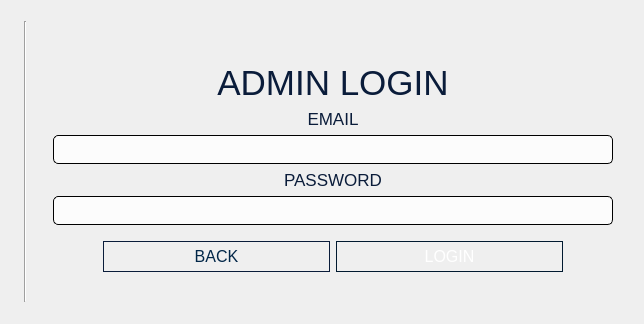
<?xml version="1.0" encoding="UTF-8"?>
<ui version="4.0">
 <class>adminlogin</class>
 <widget class="QDialog" name="adminlogin">
  <property name="geometry">
   <rect>
    <x>0</x>
    <y>0</y>
    <width>644</width>
    <height>324</height>
   </rect>
  </property>
  <property name="sizePolicy">
   <sizepolicy hsizetype="Fixed" vsizetype="Fixed">
    <horstretch>0</horstretch>
    <verstretch>0</verstretch>
   </sizepolicy>
  </property>
  <property name="cursor">
   <cursorShape>ArrowCursor</cursorShape>
  </property>
  <property name="windowTitle">
   <string>PolliTech</string>
  </property>
  <property name="windowIcon">
   <iconset resource="../VVM.qrc">
    <normaloff>:/backgrounds/Smol logo no bg.png</normaloff>:/backgrounds/Smol logo no bg.png</iconset>
  </property>
  <property name="styleSheet">
   <string notr="true">QDialog {
    background: qlineargradient(
        x1: 0, y1: 0,
        x2: 0, y2: 1,
        stop: 0 #f0f0f0,
        stop: 1 #e0e0e0
    );
}</string>
  </property>
  <layout class="QGridLayout" name="gridLayout">
   <item row="0" column="2">
    <layout class="QVBoxLayout" name="verticalLayout_4">
     <property name="sizeConstraint">
      <enum>QLayout::SizeConstraint::SetFixedSize</enum>
     </property>
     <property name="topMargin">
      <number>0</number>
     </property>
     <property name="bottomMargin">
      <number>30</number>
     </property>
     <item alignment="Qt::AlignmentFlag::AlignHCenter|Qt::AlignmentFlag::AlignBottom">
      <widget class="QLabel" name="label_3">
       <property name="styleSheet">
        <string notr="true">QLabel {
	font: 700 9pt &quot;Segoe UI&quot;;
	font-size: 35px;
	color: #0A1C3A;
}</string>
       </property>
       <property name="text">
        <string>ADMIN LOGIN</string>
       </property>
       <property name="alignment">
        <set>Qt::AlignmentFlag::AlignCenter</set>
       </property>
      </widget>
     </item>
     <item>
      <layout class="QVBoxLayout" name="verticalLayout_3">
       <property name="sizeConstraint">
        <enum>QLayout::SizeConstraint::SetFixedSize</enum>
       </property>
       <item>
        <layout class="QVBoxLayout" name="verticalLayout">
         <property name="leftMargin">
          <number>20</number>
         </property>
         <property name="rightMargin">
          <number>20</number>
         </property>
         <item>
          <widget class="QLabel" name="label">
           <property name="sizePolicy">
            <sizepolicy hsizetype="Preferred" vsizetype="Fixed">
             <horstretch>0</horstretch>
             <verstretch>0</verstretch>
            </sizepolicy>
           </property>
           <property name="styleSheet">
            <string notr="true">QLabel {
	font: 600 9pt &quot;Segoe UI&quot;;
	font-size: 17px;
	color: #0A1C3A;
}</string>
           </property>
           <property name="text">
            <string>EMAIL</string>
           </property>
           <property name="alignment">
            <set>Qt::AlignmentFlag::AlignCenter</set>
           </property>
          </widget>
         </item>
         <item>
          <widget class="QLineEdit" name="lineEdit_email">
           <property name="styleSheet">
            <string notr="true">QLineEdit {
background-color: rgba(255,255,255,200);
color: #0A1C3A;
font: 9pt &quot;Segoe UI&quot;;
font-size: 16px;
padding: 3px;
border: 1px solid black;
border-radius: 5px;
}</string>
           </property>
           <property name="alignment">
            <set>Qt::AlignmentFlag::AlignCenter</set>
           </property>
           <property name="clearButtonEnabled">
            <bool>false</bool>
           </property>
          </widget>
         </item>
        </layout>
       </item>
       <item>
        <layout class="QVBoxLayout" name="verticalLayout_2">
         <property name="leftMargin">
          <number>20</number>
         </property>
         <property name="rightMargin">
          <number>20</number>
         </property>
         <item>
          <widget class="QLabel" name="label_2">
           <property name="sizePolicy">
            <sizepolicy hsizetype="Preferred" vsizetype="Fixed">
             <horstretch>0</horstretch>
             <verstretch>0</verstretch>
            </sizepolicy>
           </property>
           <property name="styleSheet">
            <string notr="true">QLabel {
	font: 600 9pt &quot;Segoe UI&quot;;
	font-size: 17px;
	color: #0A1C3A;
}</string>
           </property>
           <property name="text">
            <string>PASSWORD</string>
           </property>
           <property name="alignment">
            <set>Qt::AlignmentFlag::AlignCenter</set>
           </property>
          </widget>
         </item>
         <item>
          <widget class="QLineEdit" name="lineEdit_password">
           <property name="styleSheet">
            <string notr="true">QLineEdit {
background-color: rgba(255,255,255,200);
color: #0A1C3A;
font: 9pt &quot;Segoe UI&quot;;
font-size: 16px;
padding: 3px;
border: 1px solid black;
border-radius: 5px;
}</string>
           </property>
           <property name="alignment">
            <set>Qt::AlignmentFlag::AlignCenter</set>
           </property>
          </widget>
         </item>
        </layout>
       </item>
       <item>
        <layout class="QHBoxLayout" name="horizontalLayout">
         <property name="leftMargin">
          <number>70</number>
         </property>
         <property name="topMargin">
          <number>10</number>
         </property>
         <property name="rightMargin">
          <number>70</number>
         </property>
         <item>
          <widget class="QPushButton" name="BackButton">
           <property name="cursor">
            <cursorShape>PointingHandCursor</cursorShape>
           </property>
           <property name="styleSheet">
            <string notr="true">QPushButton {
    font: 600 9pt &quot;Segoe UI&quot;;
    font-size: 16px;
    color: #012648;

    background-color: qlineargradient(
        x1:0, y1:0, x2:0, y2:1,
        stop:0 rgb(255, 210, 30),
        stop:1 rgb(254, 196, 1)
    );

    border: 1px solid #0A1C3A;
    border-radius: 16px;
    padding: 5px 15px;
}

QPushButton:hover {
    background-color: qlineargradient(
        x1:0, y1:0, x2:0, y2:1,
        stop:0 rgb(255, 225, 90),
        stop:1 rgb(255, 205, 30)
    );
}

QPushButton:pressed {
    background-color: rgb(240, 180, 0);
    padding-top: 6px;
    padding-bottom: 4px;
}

QPushButton:focus {
    outline: none;
    border: 2px solid 	#C49102;
}</string>
           </property>
           <property name="text">
            <string>BACK</string>
           </property>
          </widget>
         </item>
         <item>
          <widget class="QPushButton" name="LoginButton">
           <property name="cursor">
            <cursorShape>PointingHandCursor</cursorShape>
           </property>
           <property name="styleSheet">
            <string notr="true">QPushButton {
    font: 600 9pt &quot;Segoe UI&quot;;
    font-size: 16px;
    color: white;

    background-color: qlineargradient(
        x1:0, y1:0, x2:0, y2:1,
        stop:0 rgb(1, 120, 200),
        stop:1 rgb(1, 100, 182)
    );

    border: 1px solid rgb(1, 26, 48);
    border-radius: 16px;
    padding: 5px 15px;
}

QPushButton:hover {
    background-color: qlineargradient(
        x1:0, y1:0, x2:0, y2:1,
        stop:0 rgb(30, 145, 220),
        stop:1 rgb(0, 90, 165)
    );
}

QPushButton:pressed {
    background-color: rgb(0, 75, 140);
    padding-top: 6px;
    padding-bottom: 4px;
}

QPushButton:focus {
    outline: none;
    border: 2px solid #0A1C3A;
}</string>
           </property>
           <property name="text">
            <string>LOGIN</string>
           </property>
          </widget>
         </item>
        </layout>
       </item>
      </layout>
     </item>
    </layout>
   </item>
   <item row="0" column="0">
    <widget class="QLabel" name="label_4">
     <property name="maximumSize">
      <size>
       <width>281</width>
       <height>281</height>
      </size>
     </property>
     <property name="frameShape">
      <enum>QFrame::Shape::NoFrame</enum>
     </property>
     <property name="lineWidth">
      <number>0</number>
     </property>
     <property name="text">
      <string/>
     </property>
     <property name="pixmap">
      <pixmap resource="../VVM.qrc">:/backgrounds/256x256 name no bg.png</pixmap>
     </property>
     <property name="scaledContents">
      <bool>true</bool>
     </property>
     <property name="alignment">
      <set>Qt::AlignmentFlag::AlignCenter</set>
     </property>
     <property name="wordWrap">
      <bool>false</bool>
     </property>
     <property name="indent">
      <number>-1</number>
     </property>
     <property name="textInteractionFlags">
      <set>Qt::TextInteractionFlag::NoTextInteraction</set>
     </property>
    </widget>
   </item>
   <item row="0" column="1">
    <widget class="Line" name="line">
     <property name="orientation">
      <enum>Qt::Orientation::Vertical</enum>
     </property>
    </widget>
   </item>
  </layout>
 </widget>
 <tabstops>
  <tabstop>lineEdit_email</tabstop>
  <tabstop>lineEdit_password</tabstop>
  <tabstop>BackButton</tabstop>
  <tabstop>LoginButton</tabstop>
 </tabstops>
 <resources>
  <include location="../VVM.qrc"/>
 </resources>
 <connections/>
</ui>
